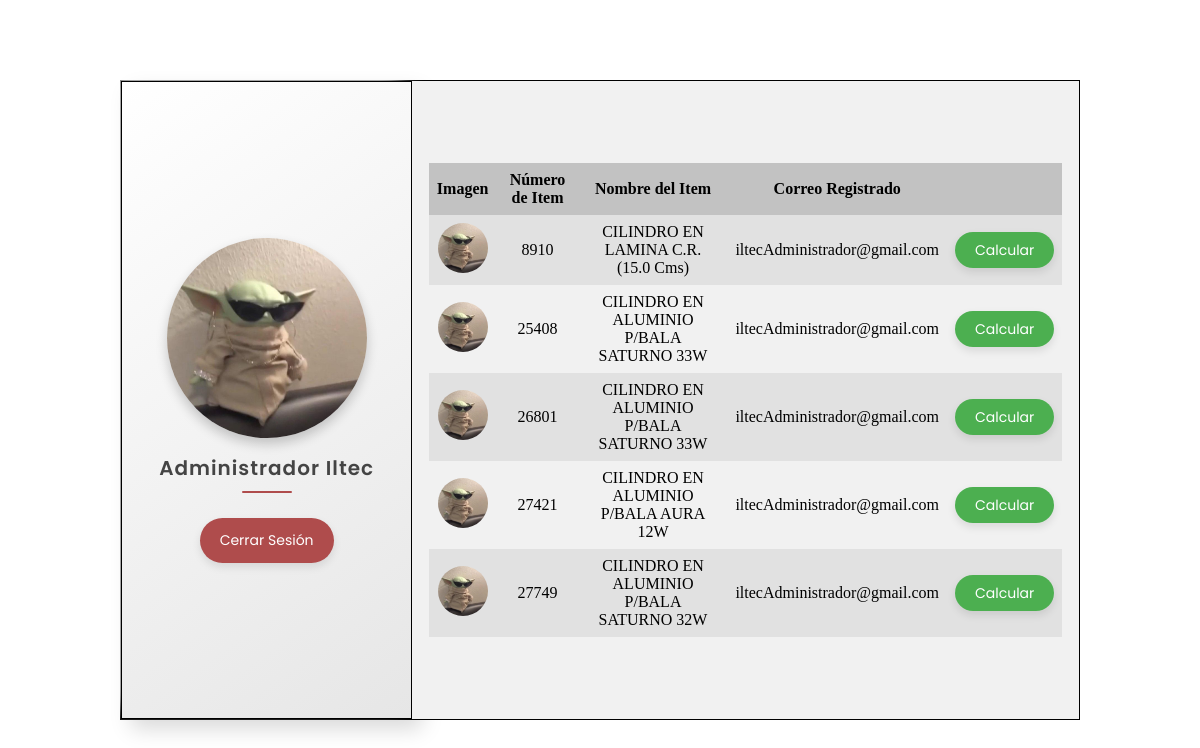
Page /PHP/Analista/inicio.php (signed in) on the committed database.
### tables this page shows
CREATE TABLE `item` (
  `Numero_Item` int(8) NOT NULL,
  `Nombre` varchar(50) NOT NULL,
  `CorreoRegistro` varchar(50) NOT NULL
);

### PHP/Analista/inicio.php (the view, shortened to what this page needs)
<?php
include '../conexion.php';
?>
<!DOCTYPE html>
<html lang="en">
<head>
    <link rel="stylesheet" href="../../CSS/Analista/Inicio.css">
</head>
<body>
    <div class="container">
        <section class="userSection">
            <img src="../../IMG/UserProfile.jpg" alt="">
            <h1><?php echo htmlspecialchars($_SESSION['Usuario'], ENT_QUOTES, 'UTF-8'); ?></h1>
            <form method="post">
                <button type="submit" name="logout">Cerrar Sesión</button>
            </form>
        </section>
        <section class="tableSection">
            <table>
                <thead>
                    <tr>
                        <th>Imagen</th>
                        <th>Número de Item</th>
                        <th>Nombre del Item</th>
                        <th>Correo Registrado</th>
                        <th></th>
                    </tr>
                </thead>
                <tbody>
                    <?php
                        $query = "SELECT * FROM item";
                        $result = mysqli_query($connection, $query);
                        while ($row = mysqli_fetch_assoc($result)) {
                            echo "<tr>";
                            echo "<td><img src='../../IMG/UserProfile.jpg' alt='Imagen'></td>";
                            echo "<td>" . htmlspecialchars($row['Numero_Item'], ENT_QUOTES, 'UTF-8') . "</td>";
                            echo "<td>" . htmlspecialchars($row['Nombre'], ENT_QUOTES, 'UTF-8') . "</td>";
                            echo "<td>" . htmlspecialchars($row['CorreoRegistro'], ENT_QUOTES, 'UTF-8') . "</td>";
                            echo "<td><a href='../calcularItem.php?id=" . htmlspecialchars($row['Numero_Item'], ENT_QUOTES, 'UTF-8') . "'>Calcular</a></td>";
                            echo "</tr>";
                        }
                    ?>
                </tbody>
            </table>
        </section>
    </div>
</body>
</html>

### CSS/Analista/inicio.css (style rules this page uses)
* { margin: 0; padding: 0; box-sizing: border-box; }
body { height: 100vh; margin: 0; display: flex; flex-direction: column; align-items: center; justify-content: center; }
.container { display: flex; flex-direction: row; align-items: center; width: 80%; height: 80%; background-color: #f1f1f1; border: 1px solid #000; }
.userSection { display: flex; flex-direction: column; justify-content: center; align-items: center; height: 100%; width: 400px; background-color: #f1f1f1; border: 1px solid #000; }
.userSection img { width: 250px; height: 250px; border-radius: 50%; }
.tableSection { display: flex; flex-direction: column; justify-content: center; align-items: center; height: 100%; width: 100%; background-color: #f1f1f1; }
.tableSection table { width: 95%; border-collapse: collapse; }
.tableSection th, .tableSection td { padding: 8px; text-align: center; }
.tableSection th { background-color: #c2c2c2; }
.tableSection tr:nth-child(even) { background-color: #f1f1f1; }
.tableSection tr:nth-child(odd) { background-color: #e1e1e1; }
.tableSection td img { width: 50px; height: 50px; border-radius: 50%; }
.userSection { display: flex; flex-direction: column; align-items: center; justify-content: center; background: linear-gradient(145deg, #ffffff, #e6e6e6); padding: 30px 20px; max-width: 350px; margin: 0 auto; box-shadow: 10px 10px 20px rgba(0, 0, 0, 0.15), -10px -10px 20px rgba(255, 255, 255, 0.8); transition: transform 0.3s ease, box-shadow 0.3s ease; }
.userSection img { width: 200px; height: 200px; border-radius: 50%; object-fit: cover; box-shadow: 0 6px 12px rgba(0, 0, 0, 0.2); transition: box-shadow 0.3s ease; }
.userSection h1 { font-family: 'Poppins', sans-serif; font-size: 20px; font-weight: 600; color: #444; margin: 15px 0 10px; text-align: center; letter-spacing: 1px; }
.userSection h1::after { content: ''; display: block; width: 50px; height: 2px; background-color: #af4c4c; margin: 8px auto 0; border-radius: 10px; }
.userSection form button { background-color: #af4c4c; color: white; border: none; padding: 12px 20px; font-size: 14px; font-family: 'Poppins', sans-serif; border-radius: 25px; cursor: pointer; transition: background-color 0.3s ease, transform 0.2s ease; margin-top: 15px; box-shadow: 0 4px 8px rgba(0, 0, 0, 0.1); }
.tableSection a { background-color: #4CAF50; color: white; border: none; padding: 8px 20px; font-size: 14px; font-family: 'Poppins', sans-serif; border-radius: 25px; cursor: pointer; transition: background-color 0.3s ease, transform 0.2s ease; margin-top: 15px; box-shadow: 0 4px 8px rgba(0, 0, 0, 0.1); text-decoration: none; }

### rows in the picture
item: Numero_Item "8910", Nombre "CILINDRO EN LAMINA C.R. (15.0 Cms)", CorreoRegistro "iltecAdministrador@gmail.com"
item: Numero_Item "25408", Nombre "CILINDRO EN ALUMINIO P/BALA SATURNO 33W", CorreoRegistro "iltecAdministrador@gmail.com"
item: Numero_Item "26801", Nombre "CILINDRO EN ALUMINIO P/BALA SATURNO 33W", CorreoRegistro "iltecAdministrador@gmail.com"
item: Numero_Item "27421", Nombre "CILINDRO EN ALUMINIO P/BALA AURA 12W", CorreoRegistro "iltecAdministrador@gmail.com"
item: Numero_Item "27749", Nombre "CILINDRO EN ALUMINIO P/BALA SATURNO 32W", CorreoRegistro "iltecAdministrador@gmail.com"

### other values in the picture
$_SESSION['Usuario'] "Administrador Iltec"
